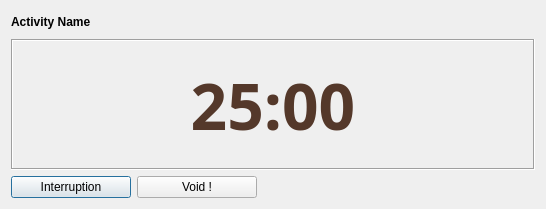
<?xml version="1.0" encoding="UTF-8"?>
<ui version="4.0">
 <class>TimerDialog</class>
 <widget class="QDialog" name="TimerDialog">
  <property name="geometry">
   <rect>
    <x>0</x>
    <y>0</y>
    <width>546</width>
    <height>209</height>
   </rect>
  </property>
  <property name="windowTitle">
   <string>Timer</string>
  </property>
  <property name="windowIcon">
   <iconset resource="../resources.qrc">
    <normaloff>:/icons/timer-start.png</normaloff>:/icons/timer-start.png</iconset>
  </property>
  <layout class="QVBoxLayout" name="verticalLayout" stretch="10,60,30">
   <item>
    <widget class="QLabel" name="label">
     <property name="font">
      <font>
       <weight>75</weight>
       <bold>true</bold>
      </font>
     </property>
     <property name="text">
      <string>Activity Name</string>
     </property>
    </widget>
   </item>
   <item>
    <widget class="QLabel" name="label_2">
     <property name="font">
      <font>
       <family>Agency FB</family>
       <pointsize>48</pointsize>
       <weight>75</weight>
       <bold>true</bold>
      </font>
     </property>
     <property name="styleSheet">
      <string notr="true">color: rgb(84, 56, 42);</string>
     </property>
     <property name="frameShape">
      <enum>QFrame::Box</enum>
     </property>
     <property name="frameShadow">
      <enum>QFrame::Sunken</enum>
     </property>
     <property name="text">
      <string>25:00</string>
     </property>
     <property name="alignment">
      <set>Qt::AlignCenter</set>
     </property>
    </widget>
   </item>
   <item>
    <layout class="QHBoxLayout" name="horizontalLayout">
     <item>
      <widget class="QPushButton" name="btnAddActivity">
       <property name="minimumSize">
        <size>
         <width>120</width>
         <height>0</height>
        </size>
       </property>
       <property name="text">
        <string>Interruption</string>
       </property>
       <property name="icon">
        <iconset resource="../resources.qrc">
         <normaloff>:/icons/interruption-icon.png</normaloff>:/icons/interruption-icon.png</iconset>
       </property>
       <property name="iconSize">
        <size>
         <width>32</width>
         <height>32</height>
        </size>
       </property>
      </widget>
     </item>
     <item>
      <widget class="QPushButton" name="btnAddActivity_2">
       <property name="minimumSize">
        <size>
         <width>120</width>
         <height>0</height>
        </size>
       </property>
       <property name="text">
        <string>Void !</string>
       </property>
       <property name="icon">
        <iconset resource="../resources.qrc">
         <normaloff>:/icons/void-timer-icon.png</normaloff>:/icons/void-timer-icon.png</iconset>
       </property>
       <property name="iconSize">
        <size>
         <width>32</width>
         <height>32</height>
        </size>
       </property>
      </widget>
     </item>
     <item>
      <spacer name="horizontalSpacer">
       <property name="orientation">
        <enum>Qt::Horizontal</enum>
       </property>
       <property name="sizeHint" stdset="0">
        <size>
         <width>228</width>
         <height>20</height>
        </size>
       </property>
      </spacer>
     </item>
    </layout>
   </item>
  </layout>
 </widget>
 <resources>
  <include location="../resources.qrc"/>
 </resources>
 <connections/>
</ui>
